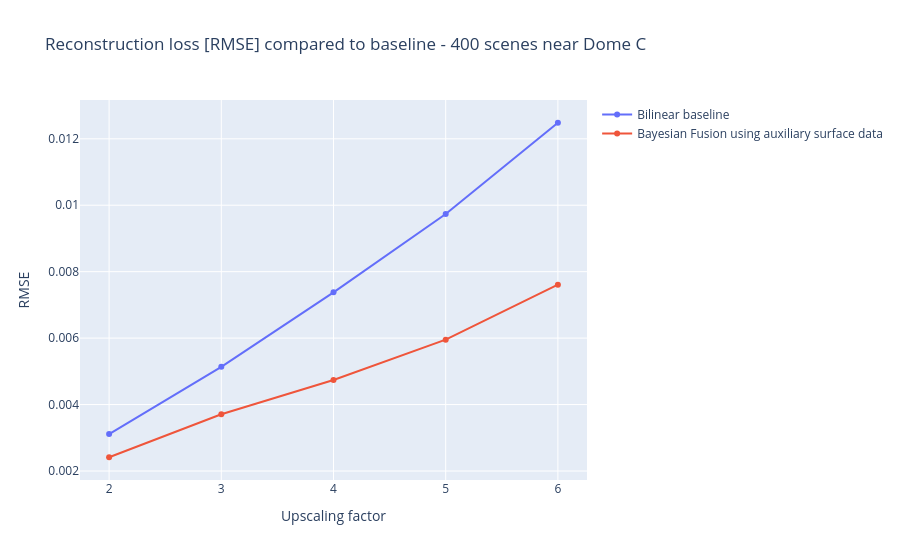

The code cell stored with this chart in its notebook:
### Code cell
# LML mainly for HP opt.
fig = go.Figure()
fig.add_trace(go.Scatter(x = list(range(2, 6 + 1)), y =  baseline_rmse_df.mean(), mode = 'lines+markers', name = "Bilinear baseline"))
fig.add_trace(go.Scatter(x = list(range(2, 6 + 1)), y = proposed_rmse_df.mean(), mode = 'lines+markers', name = "Bayesian Fusion using auxiliary surface data"))
fig.update_layout(title = "Reconstruction loss [RMSE] compared to baseline - 400 scenes near Dome C")
fig.update_xaxes(title_text = 'Upscaling factor')
fig.update_yaxes(title_text = 'RMSE')
fig.show()

### Figure 1 — Plotly figure (JSON) as saved in the notebook; plotly's stock layout.template omitted (floating-point values rounded to 4 significant figures)
{"data": [{"mode": "lines+markers", "name": "Bilinear baseline", "type": "scatter", "x": [2, 3, 4, 5, 6], "y": [0.003111, 0.005135, 0.007378, 0.009734, 0.01248]}, {"mode": "lines+markers", "name": "Bayesian Fusion using auxiliary surface data", "type": "scatter", "x": [2, 3, 4, 5, 6], "y": [0.002414, 0.003706, 0.004738, 0.005952, 0.00761]}], "layout": {"title": {"text": "Reconstruction loss [RMSE] compared to baseline - 400 scenes near Dome C"}, "xaxis": {"title": {"text": "Upscaling factor"}}, "yaxis": {"title": {"text": "RMSE"}}}}
